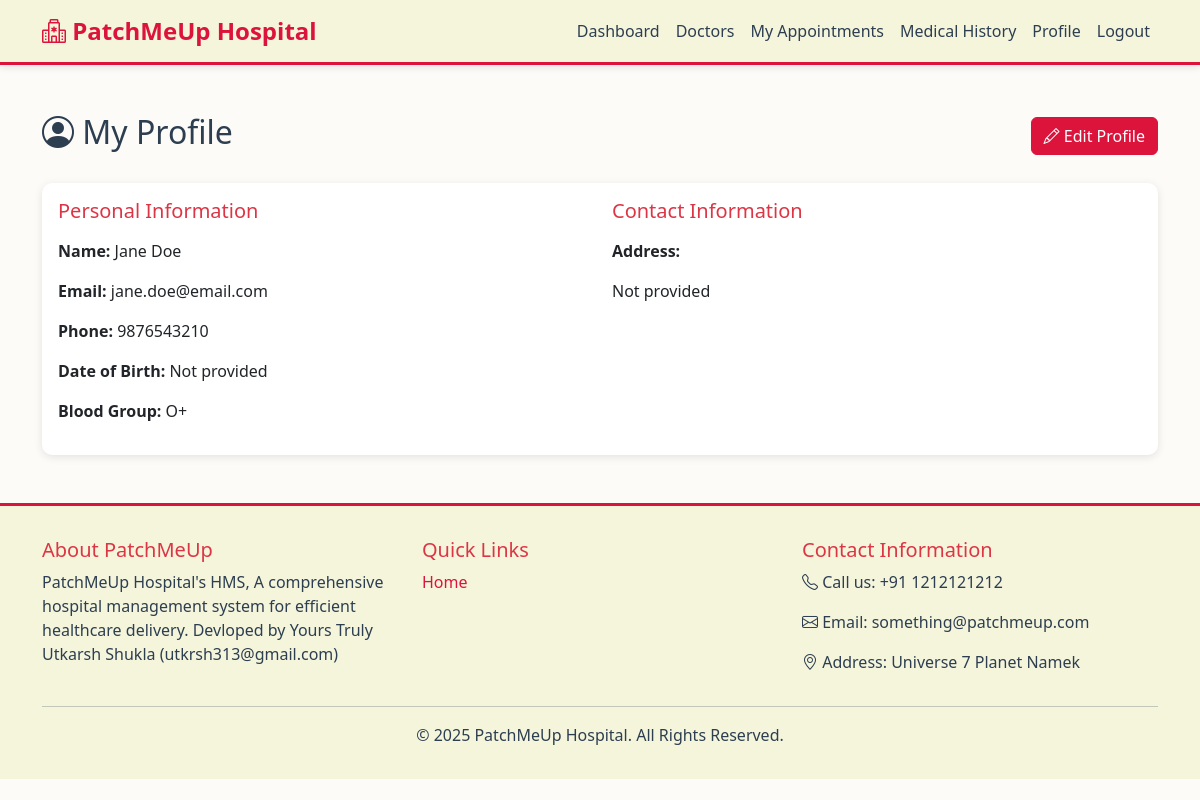
Page /patient/profile (signed in) on the committed database.
### app/models/patient.py (models this page shows, shortened)
class Patient(db.Model):
    __tablename__ = 'patients'
    id = db.Column(db.Integer, primary_key=True)
    user_id = db.Column(db.Integer, db.ForeignKey('users.id'), nullable=False)
    name = db.Column(db.String(100), nullable=False)
    phone = db.Column(db.String(20))
    date_of_birth = db.Column(db.Date)
    address = db.Column(db.Text)
    blood_group = db.Column(db.String(5))
    medical_history = db.Column(db.Text)
    appointments = db.relationship('Appointment', backref='patient', lazy='dynamic', cascade='all, delete-orphan')

### app/models/user.py (models this page shows, shortened)
class User(UserMixin, db.Model):
    __tablename__ = 'users'
    id = db.Column(db.Integer, primary_key=True)
    email = db.Column(db.String(120), unique=True, nullable=False, index=True)
    password_hash = db.Column(db.String(255), nullable=False)
    role = db.Column(db.String(20), nullable=False)
    is_active = db.Column(db.Boolean, default=True)
    created_at = db.Column(db.DateTime, default=datetime.utcnow)
    doctor = db.relationship('Doctor', backref='user', uselist=False, cascade='all, delete-orphan')
    patient = db.relationship('Patient', backref='user', uselist=False, cascade='all, delete-orphan')

### app/routes/patient_profile.py (the view)
@patient_profile_bp.route('/profile')
@login_required
@patient_required
def view_profile():
    patient = Patient.query.filter_by(user_id=current_user.id).first_or_404()
    return render_template('patient/profile.html', patient=patient)

### app/templates/patient/profile.html (shortened to what this page needs)
{% extends "base.html" %}
{% block content %}
<div class="container my-5">
    <div class="d-flex justify-content-between align-items-center mb-4">
        <h2><i class="bi bi-person-circle"></i> My Profile</h2>
        <a href="{{ url_for('patient_profile.edit_profile') }}" class="btn btn-primary">
            <i class="bi bi-pencil"></i> Edit Profile
        </a>
    </div>
    <div class="card">
        <div class="card-body">
            <div class="row">
                <div class="col-md-6">
                    <h5 class="text-danger mb-3">Personal Information</h5>
                    <p><strong>Name:</strong> {{ patient.name }}</p>
                    <p><strong>Email:</strong> {{ patient.user.email }}</p>
                    <p><strong>Phone:</strong> {{ patient.phone or 'Not provided' }}</p>
                    <p><strong>Date of Birth:</strong> {{ patient.date_of_birth.strftime('%B %d, %Y') if
                        patient.date_of_birth else 'Not provided' }}</p>
                    <p><strong>Blood Group:</strong> {{ patient.blood_group or 'Not provided' }}</p>
                </div>
                <div class="col-md-6">
                    <h5 class="text-danger mb-3">Contact Information</h5>
                    <p><strong>Address:</strong></p>
                    <p>{{ patient.address or 'Not provided' }}</p>
                </div>
            </div>
        </div>
    </div>
</div>
{% endblock %}

### app/static/css/custom.css (style rules this page uses)
:root { --primary-red: #DC143C; --dark-red: #8B0000; --beige: #F5F5DC; --beige-dark: #E8D5B7; --beige-light: #FDFBF7; --text-dark: #2c3e50; --text-light: #6c757d; --shadow: 0 2px 8px rgba(0, 0, 0, 0.1); }
body { font-family: 'Segoe UI', Tahoma, Geneva, Verdana, sans-serif; background-color: var(--beige-light); color: var(--text-dark); }
.btn-primary { background-color: var(--primary-red); border-color: var(--primary-red); color: white; }
.card { border: none; box-shadow: var(--shadow); border-radius: 10px; margin-bottom: 1.5rem; background-color: white; }

### rows in the picture
Patient: name "Jane Doe", phone "9876543210", date_of_birth "Not provided", blood_group "O+", address "Not provided"
User: user.email "jane.doe@email.com"
